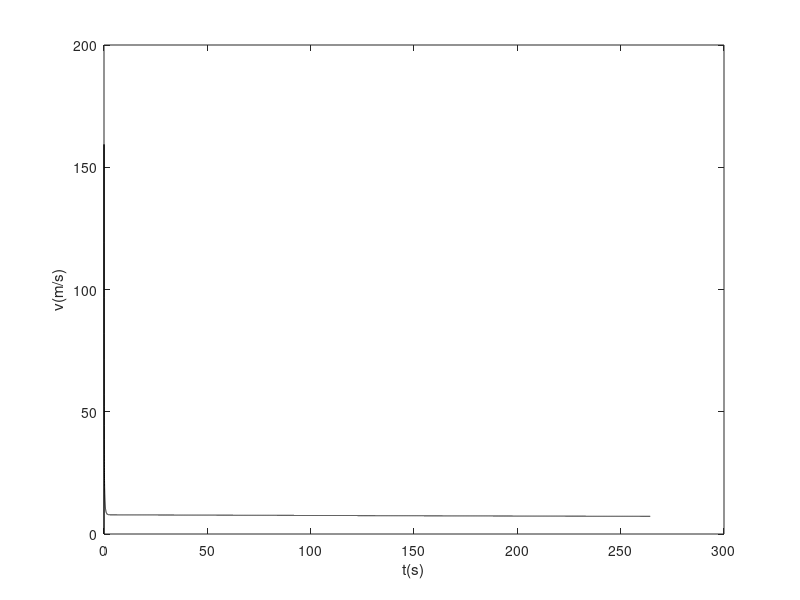

Here is the MATLAB script that generated this plot:
h=2000;
rho_a=-0.0977*h+1.225;

r=1.1443/1000;
V=4/3*pi*r^3;
A=pi*r^2;
rho_w=1000;

Cd=0.47;
mass=V*rho_w;
g=9.80;
v=0;
% F=mass*g-1/2*Cd*rho_a*A*v^2;
F=0.1;

dt=0.01;
dh=0;

i=2;

while h>0
    v(i)=F(i-1)*dt/mass+v(i-1);
    dh(i)=(v(i-1)+v(i))/2*dt;
    h(i)=h(i-1)-dh(i);
    rho_a(i)=-0.0977*h(i)/1000+1.225;
    F(i)=mass*g-1/2*Cd*rho_a(i)*A*v(i)^2;%-rho_a(i)*V*g; 

    i=i+1;
end
t=0:dt:(length(v)-1)*dt;
plot(t,v,'k')

xlabel("t(s)")
ylabel("v(m/s)")

